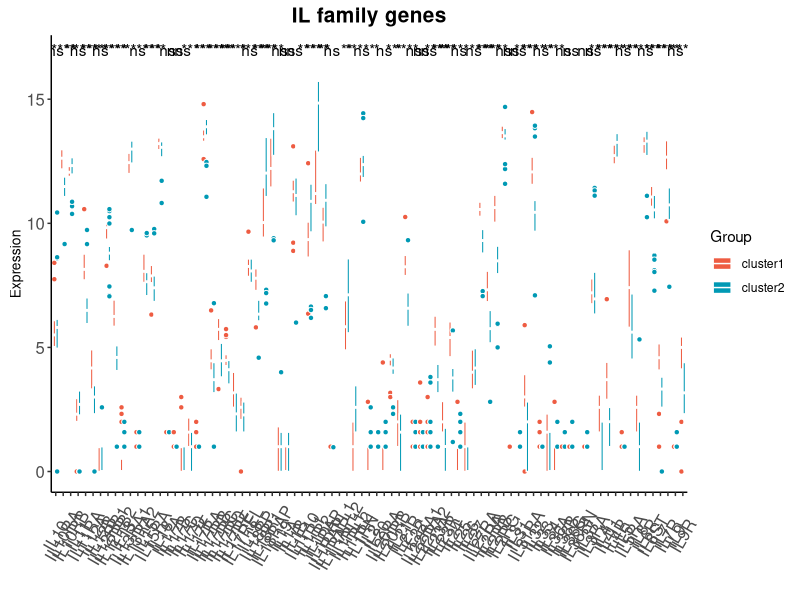

Write the R code that produced this figure.


rm(list = ls())

rt=read.table("IL_gene.txt",sep="\t",header=T,row.names=1,check.names=F)   
rt1=rt[,-1]
rt1=t(rt1)
rt1=log2(rt1+1)
library(tidyverse)
rt1=as.data.frame(t(rt1))
dat <- rt1 %>% as.data.frame() %>%
  rownames_to_column("Sample") %>% 
  gather(key = Complement_Gene,value = Expression,-Sample)
dat$Group = rt[,1]
library(ggpubr)
ggplot(dat,aes(Complement_Gene,Expression,fill = Group)) + 
  geom_boxplot(outlier.shape = 21,color = "white") + 
  labs(title = "IL family genes", 
       x="",y = "Expression") +
  theme(legend.position = "top") +   
  theme_classic()  + 
  theme(axis.title.y =  element_text(size = 10,vjust = 0.5,hjust = 0.5))+
  theme(axis.text.x = element_text(size = 12,angle = 45,vjust = 0.5,hjust = 0.5))+
  theme(axis.text.y = element_text(size = 12))+
  theme(plot.title = element_text(hjust = 0.5,size=15,face="bold"))+
  
  theme(axis.text.x = element_text(angle=60,vjust = 0.5))+
  scale_fill_manual(values = c("tomato2","#0099B4FF"))+ stat_compare_means(aes(group = Group,label = ..p.signif..),method = "wilcox.test")
ggsave("Figure_F.pdf",width =20,height = 4)

